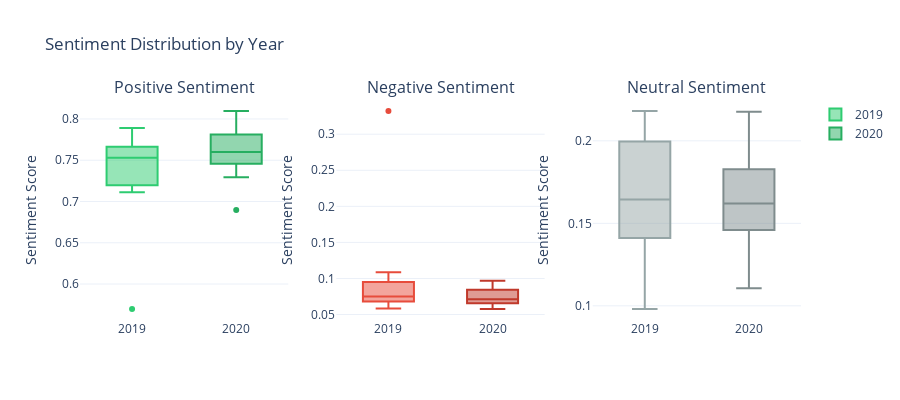

Notebook cell for this chart:
### Markdown cell above
## Year-over-Year Comparison

Comparing sentiment patterns between 2019 and 2020.

### Code cell
# Compare sentiment statistics by year
year_stats = sentiment_df.groupby('year').agg({
    'positive': ['mean', 'std', 'min', 'max'],
    'negative': ['mean', 'std', 'min', 'max'],
    'neutral': ['mean', 'std', 'min', 'max'],
    'speech_idx': 'count'
}).round(3)

print("Year-over-Year Sentiment Statistics:")
print("="*80)
print(year_stats)
print()

# Create box plots for sentiment distribution by year
fig = make_subplots(
    rows=1, cols=3,
    subplot_titles=('Positive Sentiment', 'Negative Sentiment', 'Neutral Sentiment')
)

for year in sentiment_df['year'].unique():
    year_data = sentiment_df[sentiment_df['year'] == year]
    
    fig.add_trace(
        go.Box(y=year_data['positive'], name=year, showlegend=True,
               marker_color='#2ecc71' if year == '2019' else '#27ae60'),
        row=1, col=1
    )
    fig.add_trace(
        go.Box(y=year_data['negative'], name=year, showlegend=False,
               marker_color='#e74c3c' if year == '2019' else '#c0392b'),
        row=1, col=2
    )
    fig.add_trace(
        go.Box(y=year_data['neutral'], name=year, showlegend=False,
               marker_color='#95a5a6' if year == '2019' else '#7f8c8d'),
        row=1, col=3
    )

fig.update_layout(
    title_text='Sentiment Distribution by Year',
    height=400,
    template='plotly_white',
    showlegend=True
)

fig.update_yaxes(title_text="Sentiment Score", row=1, col=1)
fig.update_yaxes(title_text="Sentiment Score", row=1, col=2)
fig.update_yaxes(title_text="Sentiment Score", row=1, col=3)

fig.show()

# Statistical comparison
print("\n📊 Key Insights:")
print("="*80)
for year in sorted(sentiment_df['year'].unique()):
    year_data = sentiment_df[sentiment_df['year'] == year]
    print(f"\n{year}:")
    print(f"  • Average Positive: {year_data['positive'].mean():.3f} (±{year_data['positive'].std():.3f})")
    print(f"  • Average Negative: {year_data['negative'].mean():.3f} (±{year_data['negative'].std():.3f})")
    print(f"  • Average Neutral:  {year_data['neutral'].mean():.3f} (±{year_data['neutral'].std():.3f})")
    print(f"  • Speeches: {len(year_data)}")

### Figure 1 — Plotly figure (JSON) as saved in the notebook; plotly's stock layout.template omitted (floating-point values rounded to 4 significant figures)
{"data": [{"marker": {"color": "#2ecc71"}, "name": "2019", "showlegend": true, "type": "box", "xaxis": "x", "y": [0.766, 0.716, 0.7333, 0.5697, 0.7509, 0.77, 0.7665, 0.7892, 0.7551, 0.7234, 0.762, 0.7112], "yaxis": "y"}, {"marker": {"color": "#e74c3c"}, "name": "2019", "showlegend": false, "type": "box", "xaxis": "x2", "y": [0.07576, 0.06597, 0.07347, 0.3322, 0.1087, 0.1076, 0.07595, 0.06922, 0.07433, 0.06705, 0.0583, 0.08268], "yaxis": "y2"}, {"marker": {"color": "#95a5a6"}, "name": "2019", "showlegend": false, "type": "box", "xaxis": "x3", "y": [0.1582, 0.2181, 0.1932, 0.09808, 0.1405, 0.1224, 0.1575, 0.1416, 0.1706, 0.2095, 0.1797, 0.2061], "yaxis": "y3"}, {"marker": {"color": "#27ae60"}, "name": "2020", "showlegend": true, "type": "box", "xaxis": "x", "y": [0.7554, 0.7351, 0.7448, 0.7881, 0.7467, 0.7528, 0.7814, 0.7599, 0.7364, 0.7783, 0.7453, 0.7549, 0.6898, 0.7809, 0.7982, 0.7603, 0.7602, 0.7954, 0.8097, 0.7492, 0.7702, 0.7843, 0.7295], "yaxis": "y"}, {"marker": {"color": "#c0392b"}, "name": "2020", "showlegend": false, "type": "box", "xaxis": "x2", "y": [0.08255, 0.06543, 0.09681, 0.0663, 0.08498, 0.06109, 0.07552, 0.08554, 0.09077, 0.08663, 0.05942, 0.07405, 0.09261, 0.06887, 0.06851, 0.07021, 0.07776, 0.05767, 0.07968, 0.05785, 0.07011, 0.07132, 0.06565], "yaxis": "y2"}, {"marker": {"color": "#7f8c8d"}, "name": "2020", "showlegend": false, "type": "box", "xaxis": "x3", "y": [0.162, 0.1994, 0.1584, 0.1456, 0.1684, 0.1861, 0.1431, 0.1545, 0.1728, 0.1351, 0.1953, 0.171, 0.2175, 0.1502, 0.1332, 0.1695, 0.162, 0.1469, 0.1107, 0.193, 0.1597, 0.1444, 0.2048], "yaxis": "y3"}], "layout": {"annotations": [{"font": {"size": 16}, "showarrow": false, "text": "Positive Sentiment", "x": 0.1444, "xanchor": "center", "xref": "paper", "y": 1, "yanchor": "bottom", "yref": "paper"}, {"font": {"size": 16}, "showarrow": false, "text": "Negative Sentiment", "x": 0.5, "xanchor": "center", "xref": "paper", "y": 1, "yanchor": "bottom", "yref": "paper"}, {"font": {"size": 16}, "showarrow": false, "text": "Neutral Sentiment", "x": 0.8556, "xanchor": "center", "xref": "paper", "y": 1, "yanchor": "bottom", "yref": "paper"}], "height": 400, "showlegend": true, "title": {"text": "Sentiment Distribution by Year"}, "xaxis": {"anchor": "y", "domain": [0, 0.2889]}, "xaxis2": {"anchor": "y2", "domain": [0.3556, 0.6444]}, "xaxis3": {"anchor": "y3", "domain": [0.7111, 1]}, "yaxis": {"anchor": "x", "domain": [0, 1], "title": {"text": "Sentiment Score"}}, "yaxis2": {"anchor": "x2", "domain": [0, 1], "title": {"text": "Sentiment Score"}}, "yaxis3": {"anchor": "x3", "domain": [0, 1], "title": {"text": "Sentiment Score"}}}}
